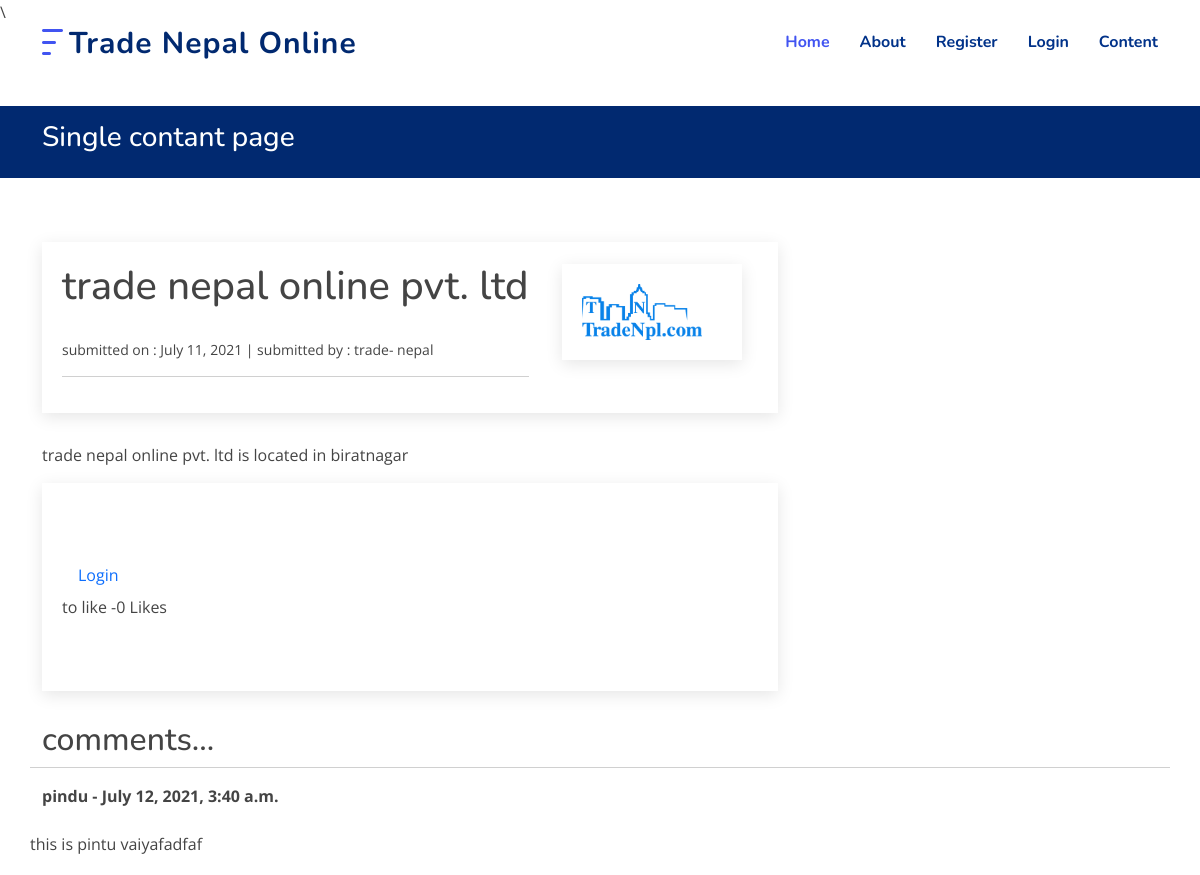
The app's page /article/33 (upper part), older data.
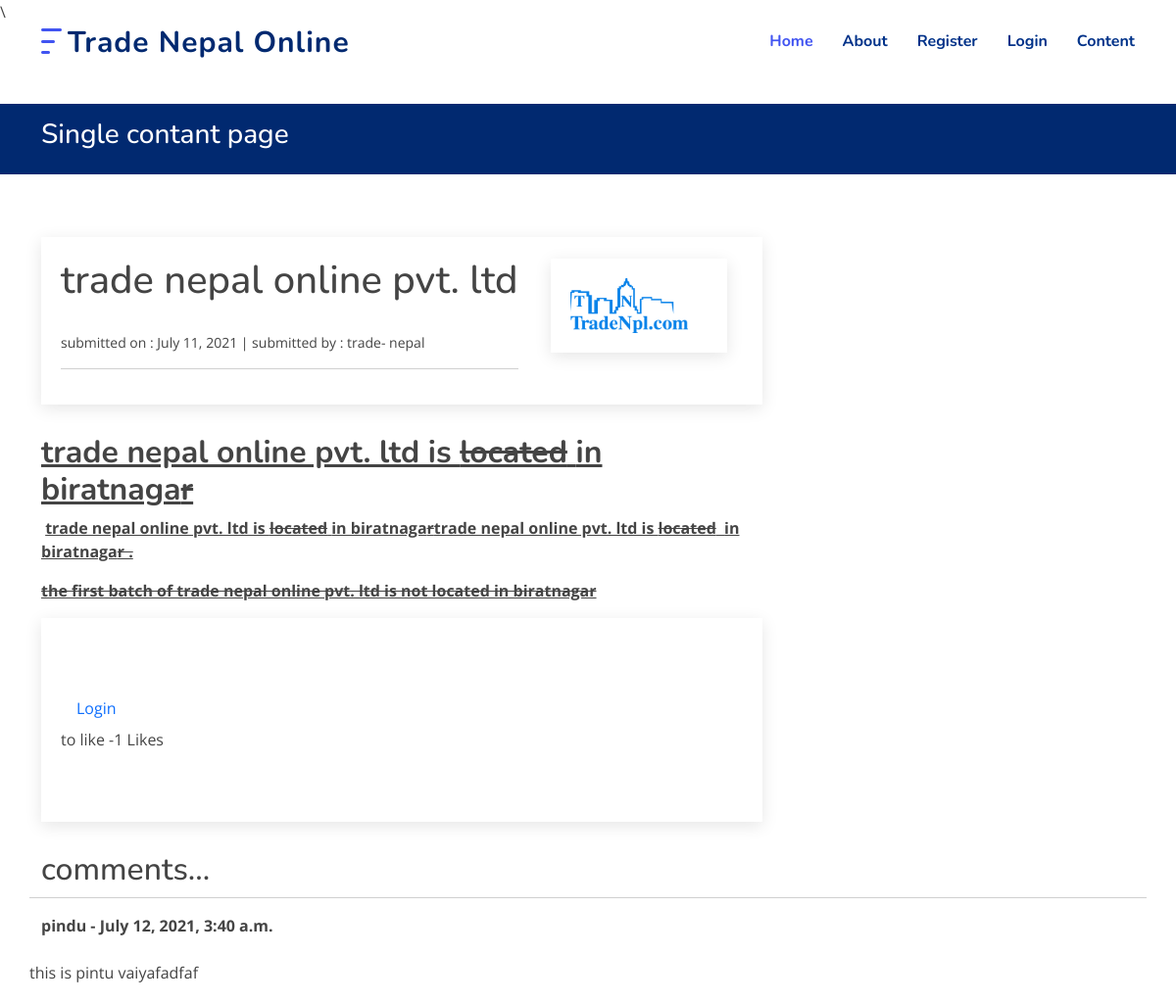
The same page, newer data.
### blog/models.py (models this page shows, shortened)
class Post(models.Model):
    title = models.CharField(max_length=255)
    header_image = models.ImageField(null=True, blank=True, upload_to="images/")
    title_tag = models.CharField(max_length=255,default="tradebulletin")
    author = models.ForeignKey(User, on_delete=models.CASCADE)
    body = RichTextField(blank=True, null=True)
    post_date = models.DateField(auto_now_add='True')
    category = models.CharField(max_length=255, default='uncategorised')
    snippet = models.CharField(max_length=255)
    likes = models.ManyToManyField(User, related_name='blog_posts')
    def total_likes(self):
        return self.likes.count()

### blog/views.py (the view)
# urls.py: path('article/<int:pk>', ArticleDetailView.as_view(), name="article-detail"),
class ArticleDetailView(DetailView):
    model =Post
    template_name = 'blog-single.html'
    def get_context_data(self, *args, **kwargs):
        cat_menu = Category.objects.all()
        context = super(ArticleDetailView, self).get_context_data(*args, **kwargs)
        stuff = get_object_or_404 (Post, id=self.kwargs['pk'])
        total_likes = stuff.total_likes()
        liked= False
        if stuff.likes.filter(id=self.request.user.id).exists():
            liked = True
        context["cat_menu"] = cat_menu
        context["total_likes"] = total_likes
        context["liked"] = liked
        return context

### templates/blog-single.html (shortened to what this page needs)
{% extends 'base.html' %}
{% load static %}
{% block content %}
  <main id="main">
    <section class="breadcrumbs">
      <div class="container">
        <h2>Single contant page</h2>
      </div>
    </section>
    <br/>
        <section id="blog" class="blog">
          <div class="container" data-aos="fade-up">
            <div class="row">
              <div class="col-lg-8 entries">
                <div class="blog-author d-flex align-items-center">
                        <br/><br/><br/>
                                  <small><h1>{{ post.title }}</h1><br/>
                                    submitted on : {{ post.post_date }}  |
                                    submitted by : {{ post.author.first_name }}-
                                    {{ post.author.last_name }}
                                    <hr/>
                                  </small>
                            <div class="blog-author d-flex align-items-center">
                                {% if post.header_image %}
                                <img src="{{ post.header_image.url}}"></img> <br/>
                                {% endif %}
                            </div>
                </div>
                <div>
                  <p>{{ post.body|safe }}</p>
                </div>
                    <div class="blog-author d-flex align-items-center">
                        <form action="{% url 'like_post' post.pk %}"
                          method="POST">
                      {% if user.is_authenticated %}
                          {% if liked %}
                              <button type="submit", name="post_id", value ="{{ post.id }}" class="btn btn-danger btn-sm">UnLike</button>
                          {% else %}
                              <button type="submit", name="post_id", value ="{{ post.id }}" class="btn btn-primary btn-sm">Like</button>
                          {% endif %}
                      {% else %}
                      <a class="nav-link scrollto" href="{%url 'login'%}">Login</a>
                      to like
                      {% endif %}
                          -{{ total_likes }} Likes
                        </form>
                        <br/><br/><br/><br/><br/><br/><br/>
                    </div>
                </div>
            <h2>comments...</h2>
            <hr/>
            {% if not post.comments.all %}
             No comments yet..<a href="#">Add one</a>
            {% else %}
              {% for comment in post.comments.all %}
                <strong>{{ comment.name }} -
                        {{ comment.date_added }}
                </strong>
                <br/>
                {{ comment.body }}
                <br/>    <br/>
              {% endfor %}
            {% endif %}
            <br/>    <br/>    <br/>    <br/>    <br/>
          </div>
          </div>
    </section>
  </main>
{% endblock content %}

Row changes from the older to the newer data that the page shows:
changed Post "trade nepal online pvt. ltd": body "trade nepal online pvt. ltd is located in biratnagar" → "…ltd is located in biratnaga r trade nepal online pvt. ltd is located in biratnaga r trade nepal online pvt. ltd is located in biratnaga r . the first batch of trade nepal online pvt. ltd is not located in biratnagar"
Text that changed along with them:
{{ total_likes }}: "0" → "1"
